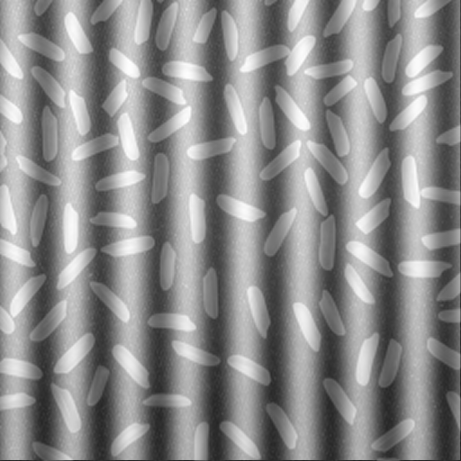
#> input picture TP1 HISTOGRAM AND CONTRASTE/imageTP1/tp1_3.png, 461 x 461 px
$ python Histogram3.py
#> lines starting #> are read from the running program, lines starting #| are printed output that depends on the picture
import  numpy as np
import  cv2 as cv
from  matplotlib import  pyplot as plt
image = cv.imread("imageTP1/tp1_3.png")
#> image is the input picture: shape (461, 461, 3); min 37, max 255, mean 140.2
cv.imshow("img-3", image)
plt.hist(image.ravel(), 256, [0, 256])
plt.show()
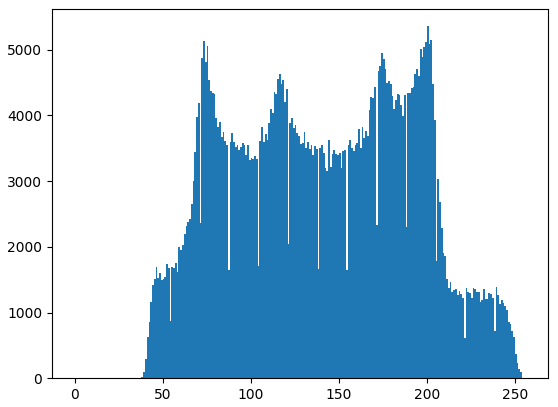
#> figure drawn by matplotlib, 1 panel; tallest bar 5358 high, from x = 200 to 201

cv.waitKey(0)
cv.destroyWindow()

$ run again, with TP1 HISTOGRAM AND CONTRASTE/imageTP1/tp1_1.png copied over TP1 HISTOGRAM AND CONTRASTE/imageTP1/tp1_3.png
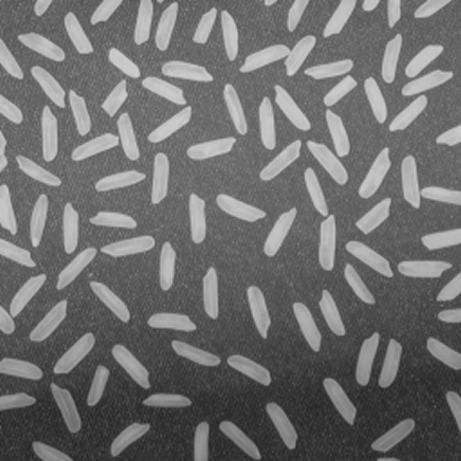
#> input picture TP1 HISTOGRAM AND CONTRASTE/imageTP1/tp1_1.png, 461 x 461 px
#> image is the input picture: shape (461, 461, 3); min 34, max 211, mean 110.8
#> `plt.show()`:
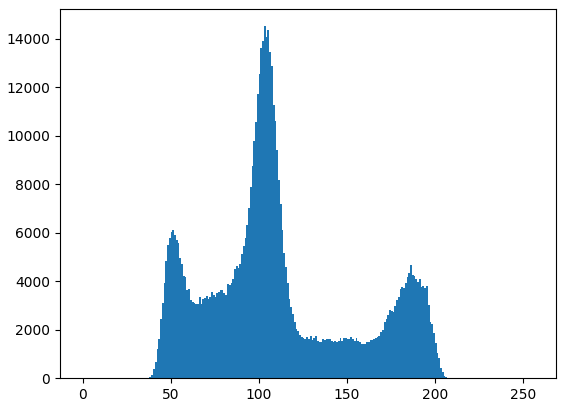
#> figure drawn by matplotlib, 1 panel; tallest bar 14511 high, from x = 103 to 104
